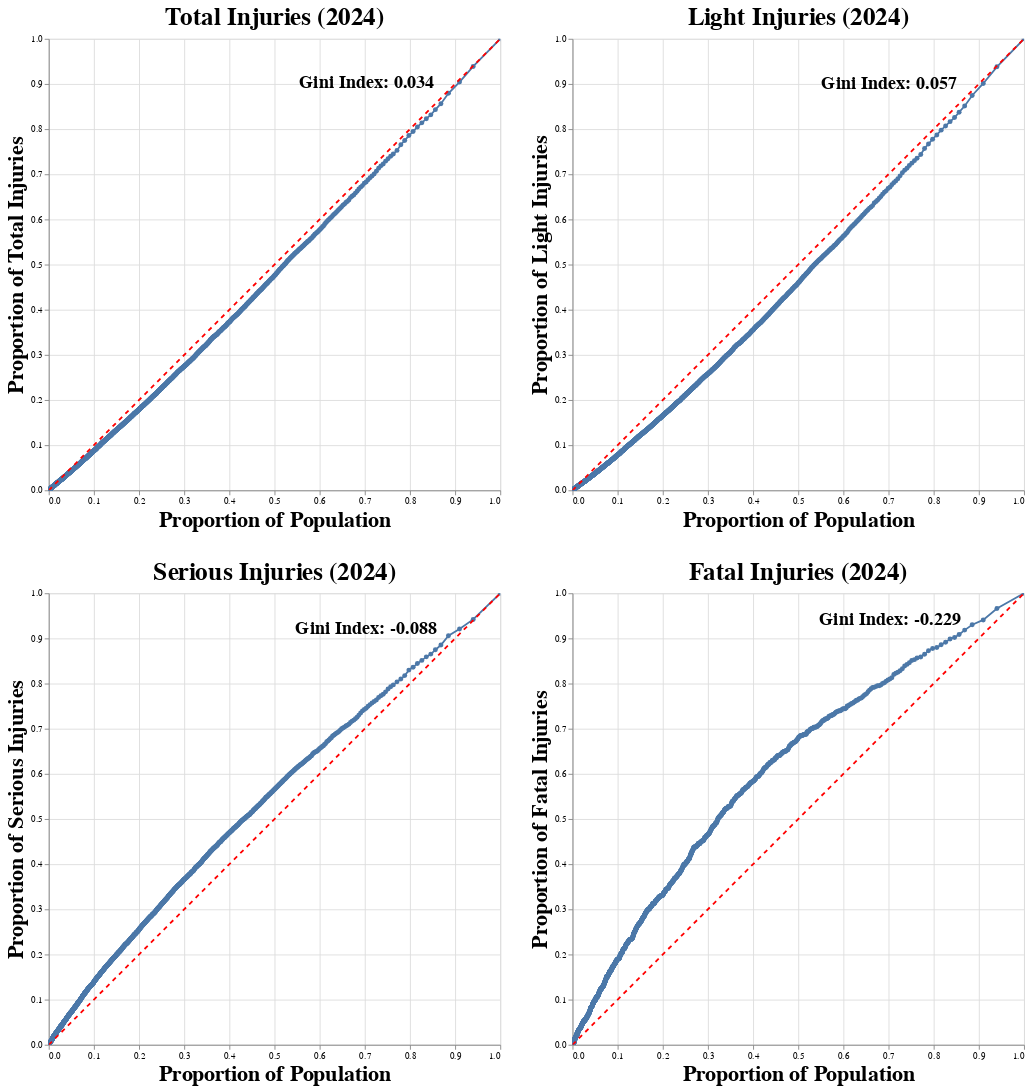
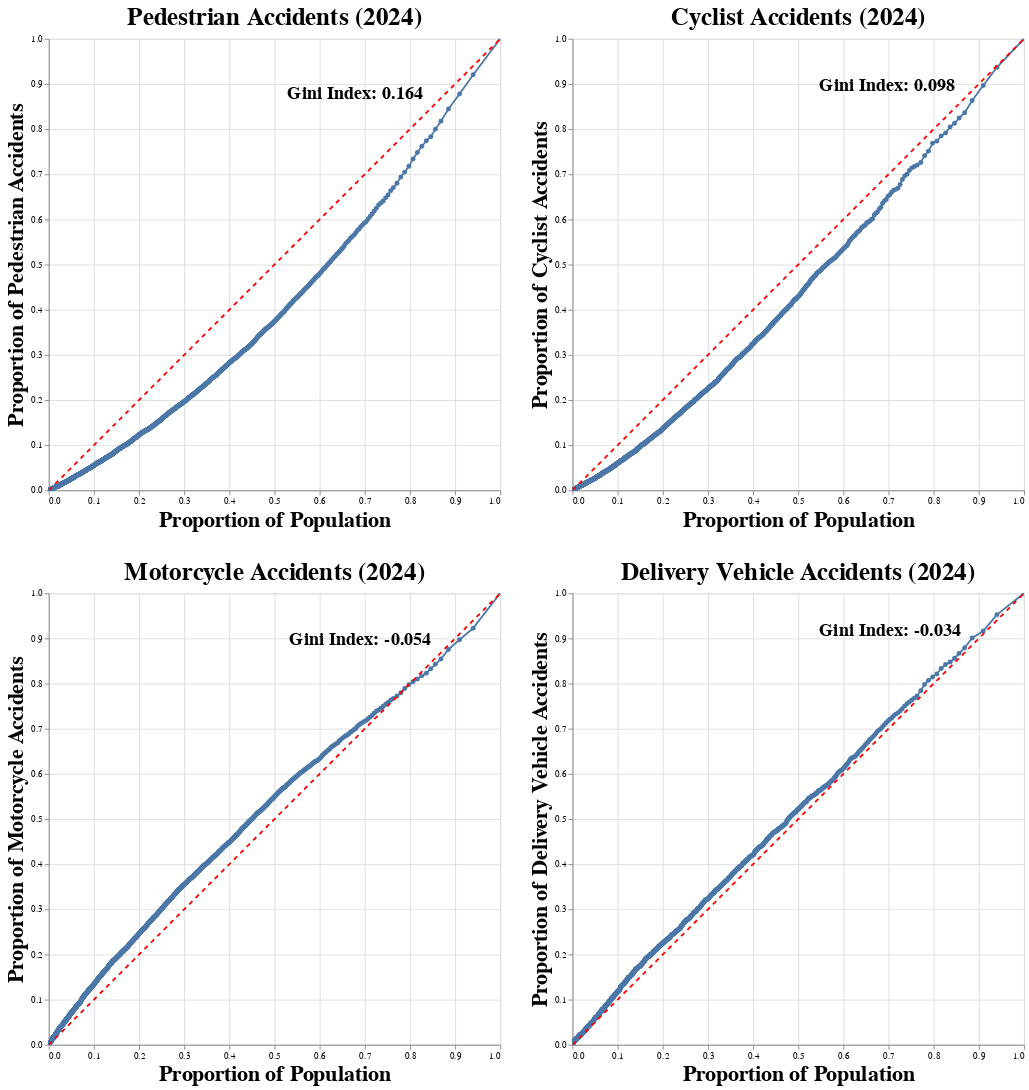

Notebook cell for these charts, in order:
### Code cell
charts: list[alt.LayerChart] = []

for col, label in vals.items():
    df_yr = df_merged[df_merged["UJAHR"] == 2024]
    gini = calc_gini(df_yr, col)

    charts.append(
        plot_lorenz_curve(
            df_yr,
            2024,
            pop_label=pop_label,
            val_label=col,
            val_title=label,
        )
    )

chart = ((charts[0] | charts[1]) & (charts[2] | charts[3])).configure_concat(spacing=30)
chart.show()
chart.save(os.path.join("img", "gini_categories.png"))
chart = ((charts[4] | charts[5]) & (charts[6] | charts[7])).configure_concat(spacing=30)
chart.show()
chart.save(os.path.join("img", "gini_types.png"))

### Figure 1 — Vega-Lite specification as saved in the notebook (floating-point values rounded to 4 significant figures; data arrays with more than 128 entries replaced by an {"elided": "..."} marker saying what was removed)
{"config": {"view": {"continuousWidth": 300, "continuousHeight": 300}, "concat": {"spacing": 30}}, "vconcat": [{"hconcat": [{"layer": [{"data": {"name": "data-64fd9bf0519e92cb317578dfc4be9d4c"}, "mark": {"type": "line", "point": true}, "encoding": {"tooltip": [{"field": "X", "format": ".2%", "title": "Percent of Population", "type": "quantitative"}, {"field": "Y", "format": ".2%", "title": "Percent of Total Injuries", "type": "quantitative"}], "x": {"axis": {"titleFontSize": 24}, "field": "X", "title": "Proportion of Population", "type": "quantitative"}, "y": {"axis": {"titleFontSize": 24}, "field": "Y", "title": "Proportion of Total Injuries", "type": "quantitative"}}, "name": "view_1", "title": {"text": "Total Injuries (2024)", "fontSize": 28}}, {"data": {"name": "data-17c951caf5cc960ba72d40507d192801"}, "mark": {"type": "line", "color": "red", "strokeDash": [5, 5]}, "encoding": {"x": {"field": "X", "type": "quantitative"}, "y": {"field": "Y", "type": "quantitative"}}}, {"data": {"name": "data-9e759ecc39efa8aa7753c86afa44489b"}, "mark": {"type": "text", "align": "right", "baseline": "middle", "color": "black", "dx": -25, "fontSize": 20, "fontWeight": "bold"}, "encoding": {"text": {"field": "Gini", "type": "nominal"}, "x": {"field": "X", "type": "quantitative"}, "y": {"field": "Y", "type": "quantitative"}}}], "height": 500, "width": 500}, {"layer": [{"data": {"name": "data-866b88f55fdefbeceb52d3b2e767e6e4"}, "mark": {"type": "line", "point": true}, "encoding": {"tooltip": [{"field": "X", "format": ".2%", "title": "Percent of Population", "type": "quantitative"}, {"field": "Y", "format": ".2%", "title": "Percent of Light Injuries", "type": "quantitative"}], "x": {"axis": {"titleFontSize": 24}, "field": "X", "title": "Proportion of Population", "type": "quantitative"}, "y": {"axis": {"titleFontSize": 24}, "field": "Y", "title": "Proportion of Light Injuries", "type": "quantitative"}}, "name": "view_2", "title": {"text": "Light Injuries (2024)", "fontSize": 28}}, {"data": {"name": "data-17c951caf5cc960ba72d40507d192801"}, "mark": {"type": "line", "color": "red", "strokeDash": [5, 5]}, "encoding": {"x": {"field": "X", "type": "quantitative"}, "y": {"field": "Y", "type": "quantitative"}}}, {"data": {"name": "data-67e1f5ac75aba27b4ce5b83d853331e7"}, "mark": {"type": "text", "align": "right", "baseline": "middle", "color": "black", "dx": -25, "fontSize": 20, "fontWeight": "bold"}, "encoding": {"text": {"field": "Gini", "type": "nominal"}, "x": {"field": "X", "type": "quantitative"}, "y": {"field": "Y", "type": "quantitative"}}}], "height": 500, "width": 500}]}, {"hconcat": [{"layer": [{"data": {"name": "data-19739e0f20cf3e6f93d736e2bdb366ef"}, "mark": {"type": "line", "point": true}, "encoding": {"tooltip": [{"field": "X", "format": ".2%", "title": "Percent of Population", "type": "quantitative"}, {"field": "Y", "format": ".2%", "title": "Percent of Serious Injuries", "type": "quantitative"}], "x": {"axis": {"titleFontSize": 24}, "field": "X", "title": "Proportion of Population", "type": "quantitative"}, "y": {"axis": {"titleFontSize": 24}, "field": "Y", "title": "Proportion of Serious Injuries", "type": "quantitative"}}, "name": "view_3", "title": {"text": "Serious Injuries (2024)", "fontSize": 28}}, {"data": {"name": "data-17c951caf5cc960ba72d40507d192801"}, "mark": {"type": "line", "color": "red", "strokeDash": [5, 5]}, "encoding": {"x": {"field": "X", "type": "quantitative"}, "y": {"field": "Y", "type": "quantitative"}}}, {"data": {"name": "data-6aa26df888a90dd6352876af9a2c85af"}, "mark": {"type": "text", "align": "right", "baseline": "middle", "color": "black", "dx": -25, "fontSize": 20, "fontWeight": "bold"}, "encoding": {"text": {"field": "Gini", "type": "nominal"}, "x": {"field": "X", "type": "quantitative"}, "y": {"field": "Y", "type": "quantitative"}}}], "height": 500, "width": 500}, {"layer": [{"data": {"name": "data-b0f74192ef5ae61d6f3132f1308df0b7"}, "mark": {"type": "line", "point": true}, "encoding": {"tooltip": [{"field": "X", "format": ".2%", "title": "Percent of Population", "type": "quantitative"}, {"field": "Y", "format": ".2%", "title": "Percent of Fatal Injuries", "type": "quantitative"}], "x": {"axis": {"titleFontSize": 24}, "field": "X", "title": "Proportion of Population", "type": "quantitative"}, "y": {"axis": {"titleFontSize": 24}, "field": "Y", "title": "Proportion of Fatal Injuries", "type": "quantitative"}}, "name": "view_4", "title": {"text": "Fatal Injuries (2024)", "fontSize": 28}}, {"data": {"name": "data-17c951caf5cc960ba72d40507d192801"}, "mark": {"type": "line", "color": "red", "strokeDash": [5, 5]}, "encoding": {"x": {"field": "X", "type": "quantitative"}, "y": {"field": "Y", "type": "quantitative"}}}, {"data": {"name": "data-01bee6f433aaaeb89746329472c018fd"}, "mark": {"type": "text", "align": "right", "baseline": "middle", "color": "black", "dx": -25, "fontSize": 20, "fontWeight": "bold"}, "encoding": {"text": {"field": "Gini", "type": "nominal"}, "x": {"field": "X", "type": "quantitative"}, "y": {"field": "Y", "type": "quantitative"}}}], "height": 500, "width": 500}]}], "params": [{"name": "param_1", "select": {"type": "interval", "encodings": ["x", "y"]}, "bind": "scales", "views": ["view_1"]}, {"name": "param_2", "select": {"type": "interval", "encodings": ["x", "y"]}, "bind": "scales", "views": ["view_2"]}, {"name": "param_3", "select": {"type": "interval", "encodings": ["x", "y"]}, "bind": "scales", "views": ["view_3"]}, {"name": "param_4", "select": {"type": "interval", "encodings": ["x", "y"]}, "bind": "scales", "views": ["view_4"]}], "$schema": "https://vega.github.io/schema/vega-lite/v5.20.1.json", "datasets": {"data-64fd9bf0519e92cb317578dfc4be9d4c": {"elided": "2051 records"}, "data-17c951caf5cc960ba72d40507d192801": [{"X": 0, "Y": 0}, {"X": 1, "Y": 1}], "data-9e759ecc39efa8aa7753c86afa44489b": [{"X": 0.9042, "Y": 0.9042, "Gini": "Gini Index: 0.034"}], "data-866b88f55fdefbeceb52d3b2e767e6e4": {"elided": "2051 records"}, "data-67e1f5ac75aba27b4ce5b83d853331e7": [{"X": 0.9011, "Y": 0.9011, "Gini": "Gini Index: 0.057"}], "data-19739e0f20cf3e6f93d736e2bdb366ef": {"elided": "2051 records"}, "data-6aa26df888a90dd6352876af9a2c85af": [{"X": 0.9097, "Y": 0.921, "Gini": "Gini Index: -0.088"}], "data-b0f74192ef5ae61d6f3132f1308df0b7": {"elided": "2051 records"}, "data-01bee6f433aaaeb89746329472c018fd": [{"X": 0.9097, "Y": 0.9409, "Gini": "Gini Index: -0.229"}]}}

### Figure 2 — Vega-Lite specification as saved in the notebook (floating-point values rounded to 4 significant figures; data arrays with more than 128 entries replaced by an {"elided": "..."} marker saying what was removed)
{"config": {"view": {"continuousWidth": 300, "continuousHeight": 300}, "concat": {"spacing": 30}}, "vconcat": [{"hconcat": [{"layer": [{"data": {"name": "data-76265394ef7f3109c4cb37e149e41bb1"}, "mark": {"type": "line", "point": true}, "encoding": {"tooltip": [{"field": "X", "format": ".2%", "title": "Percent of Population", "type": "quantitative"}, {"field": "Y", "format": ".2%", "title": "Percent of Pedestrian Accidents", "type": "quantitative"}], "x": {"axis": {"titleFontSize": 24}, "field": "X", "title": "Proportion of Population", "type": "quantitative"}, "y": {"axis": {"titleFontSize": 24}, "field": "Y", "title": "Proportion of Pedestrian Accidents", "type": "quantitative"}}, "name": "view_5", "title": {"text": "Pedestrian Accidents (2024)", "fontSize": 28}}, {"data": {"name": "data-17c951caf5cc960ba72d40507d192801"}, "mark": {"type": "line", "color": "red", "strokeDash": [5, 5]}, "encoding": {"x": {"field": "X", "type": "quantitative"}, "y": {"field": "Y", "type": "quantitative"}}}, {"data": {"name": "data-65c52aad0d511457805c7cd968df1e7c"}, "mark": {"type": "text", "align": "right", "baseline": "middle", "color": "black", "dx": -25, "fontSize": 20, "fontWeight": "bold"}, "encoding": {"text": {"field": "Gini", "type": "nominal"}, "x": {"field": "X", "type": "quantitative"}, "y": {"field": "Y", "type": "quantitative"}}}], "height": 500, "width": 500}, {"layer": [{"data": {"name": "data-d80facdd47fe762455150bf2561ed1ae"}, "mark": {"type": "line", "point": true}, "encoding": {"tooltip": [{"field": "X", "format": ".2%", "title": "Percent of Population", "type": "quantitative"}, {"field": "Y", "format": ".2%", "title": "Percent of Cyclist Accidents", "type": "quantitative"}], "x": {"axis": {"titleFontSize": 24}, "field": "X", "title": "Proportion of Population", "type": "quantitative"}, "y": {"axis": {"titleFontSize": 24}, "field": "Y", "title": "Proportion of Cyclist Accidents", "type": "quantitative"}}, "name": "view_6", "title": {"text": "Cyclist Accidents (2024)", "fontSize": 28}}, {"data": {"name": "data-17c951caf5cc960ba72d40507d192801"}, "mark": {"type": "line", "color": "red", "strokeDash": [5, 5]}, "encoding": {"x": {"field": "X", "type": "quantitative"}, "y": {"field": "Y", "type": "quantitative"}}}, {"data": {"name": "data-d9974e405843bc96b0186cec8dc91233"}, "mark": {"type": "text", "align": "right", "baseline": "middle", "color": "black", "dx": -25, "fontSize": 20, "fontWeight": "bold"}, "encoding": {"text": {"field": "Gini", "type": "nominal"}, "x": {"field": "X", "type": "quantitative"}, "y": {"field": "Y", "type": "quantitative"}}}], "height": 500, "width": 500}]}, {"hconcat": [{"layer": [{"data": {"name": "data-975aaa5fdecb95dd5eac33d7c838a3ff"}, "mark": {"type": "line", "point": true}, "encoding": {"tooltip": [{"field": "X", "format": ".2%", "title": "Percent of Population", "type": "quantitative"}, {"field": "Y", "format": ".2%", "title": "Percent of Motorcycle Accidents", "type": "quantitative"}], "x": {"axis": {"titleFontSize": 24}, "field": "X", "title": "Proportion of Population", "type": "quantitative"}, "y": {"axis": {"titleFontSize": 24}, "field": "Y", "title": "Proportion of Motorcycle Accidents", "type": "quantitative"}}, "name": "view_7", "title": {"text": "Motorcycle Accidents (2024)", "fontSize": 28}}, {"data": {"name": "data-17c951caf5cc960ba72d40507d192801"}, "mark": {"type": "line", "color": "red", "strokeDash": [5, 5]}, "encoding": {"x": {"field": "X", "type": "quantitative"}, "y": {"field": "Y", "type": "quantitative"}}}, {"data": {"name": "data-7316e85bd6dd83ce5163d751517f05db"}, "mark": {"type": "text", "align": "right", "baseline": "middle", "color": "black", "dx": -25, "fontSize": 20, "fontWeight": "bold"}, "encoding": {"text": {"field": "Gini", "type": "nominal"}, "x": {"field": "X", "type": "quantitative"}, "y": {"field": "Y", "type": "quantitative"}}}], "height": 500, "width": 500}, {"layer": [{"data": {"name": "data-e20d25d7e9a6a98a44d2e72d923a1f93"}, "mark": {"type": "line", "point": true}, "encoding": {"tooltip": [{"field": "X", "format": ".2%", "title": "Percent of Population", "type": "quantitative"}, {"field": "Y", "format": ".2%", "title": "Percent of Delivery Vehicle Accidents", "type": "quantitative"}], "x": {"axis": {"titleFontSize": 24}, "field": "X", "title": "Proportion of Population", "type": "quantitative"}, "y": {"axis": {"titleFontSize": 24}, "field": "Y", "title": "Proportion of Delivery Vehicle Accidents", "type": "quantitative"}}, "name": "view_8", "title": {"text": "Delivery Vehicle Accidents (2024)", "fontSize": 28}}, {"data": {"name": "data-17c951caf5cc960ba72d40507d192801"}, "mark": {"type": "line", "color": "red", "strokeDash": [5, 5]}, "encoding": {"x": {"field": "X", "type": "quantitative"}, "y": {"field": "Y", "type": "quantitative"}}}, {"data": {"name": "data-b8f09bd98b94141f8d3e793e6d46d4a8"}, "mark": {"type": "text", "align": "right", "baseline": "middle", "color": "black", "dx": -25, "fontSize": 20, "fontWeight": "bold"}, "encoding": {"text": {"field": "Gini", "type": "nominal"}, "x": {"field": "X", "type": "quantitative"}, "y": {"field": "Y", "type": "quantitative"}}}], "height": 500, "width": 500}]}], "params": [{"name": "param_5", "select": {"type": "interval", "encodings": ["x", "y"]}, "bind": "scales", "views": ["view_5"]}, {"name": "param_6", "select": {"type": "interval", "encodings": ["x", "y"]}, "bind": "scales", "views": ["view_6"]}, {"name": "param_7", "select": {"type": "interval", "encodings": ["x", "y"]}, "bind": "scales", "views": ["view_7"]}, {"name": "param_8", "select": {"type": "interval", "encodings": ["x", "y"]}, "bind": "scales", "views": ["view_8"]}], "$schema": "https://vega.github.io/schema/vega-lite/v5.20.1.json", "datasets": {"data-76265394ef7f3109c4cb37e149e41bb1": {"elided": "2051 records"}, "data-17c951caf5cc960ba72d40507d192801": [{"X": 0, "Y": 0}, {"X": 1, "Y": 1}], "data-65c52aad0d511457805c7cd968df1e7c": [{"X": 0.878, "Y": 0.878, "Gini": "Gini Index: 0.164"}], "data-d80facdd47fe762455150bf2561ed1ae": {"elided": "2051 records"}, "data-d9974e405843bc96b0186cec8dc91233": [{"X": 0.8966, "Y": 0.8966, "Gini": "Gini Index: 0.098"}], "data-975aaa5fdecb95dd5eac33d7c838a3ff": {"elided": "2051 records"}, "data-7316e85bd6dd83ce5163d751517f05db": [{"X": 0.8971, "Y": 0.8971, "Gini": "Gini Index: -0.054"}], "data-e20d25d7e9a6a98a44d2e72d923a1f93": {"elided": "2051 records"}, "data-b8f09bd98b94141f8d3e793e6d46d4a8": [{"X": 0.9097, "Y": 0.9163, "Gini": "Gini Index: -0.034"}]}}
